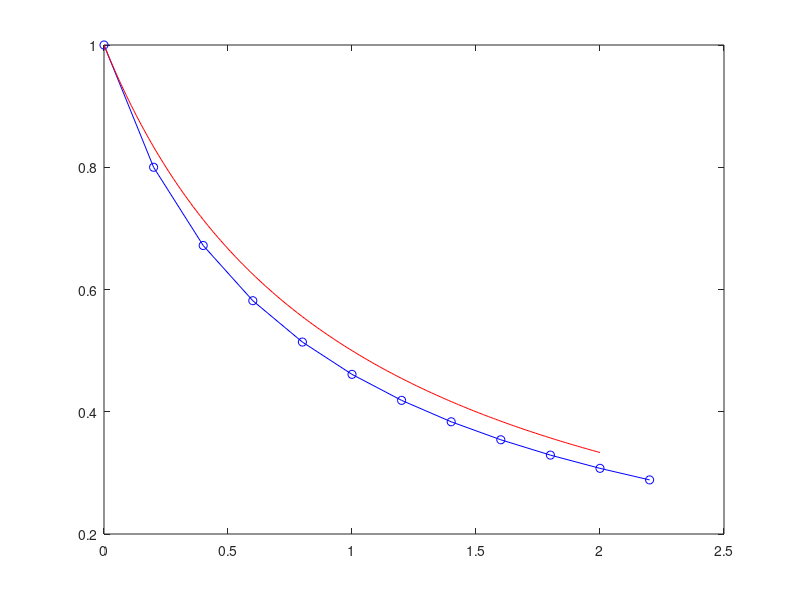

MATLAB code to generate this figure:
% euler integration ordre 1

clc         % efface la fenetre de commande
clear all   % efface la memoire
close all   % ferme les fenetres graphiques

tf=2.;
h =0.2;
y0=1;  % condition initiale

% stockage
n=1;
tvec(n)=0;
yvec(n)=y0;

% initialisation
t=0;   % valeur courante du temps
y=y0;  % valeur courante de y

while (t<tf)
    % schema d'Euler
    % y_n+1 = y_n -h * y_n^2
    y = y -h*y*y;
    
    n=n+1;
    t=t+h;
    
    tvec(n)=t;
    yvec(n)=y;
end

plot(tvec, yvec, 'bo-');
hold on   % on garde le graphe

% pour tracer la solution analytique
% prendre un pas d'echnatillonnage petit
t=0:0.01:tf;
yana=1./(t+1);
plot(t, yana, 'r');
